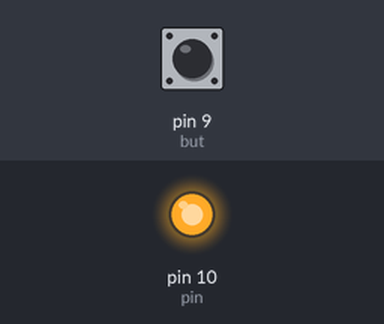
Bench run of a sketch on a simulated Arduino Uno, built with avr-gcc and run on an emulated ATmega328P. Shown: output pins drawn as LEDs (lit = HIGH). Dashed ring = blinking. The inputs (shaded band) are chosen by the test bench; at power-on: pin 9 (but) LOW.

Above: at 1.2 s.
1.3 s: pin 9 (but) pulled HIGH for 1 s
At 1.55 s:
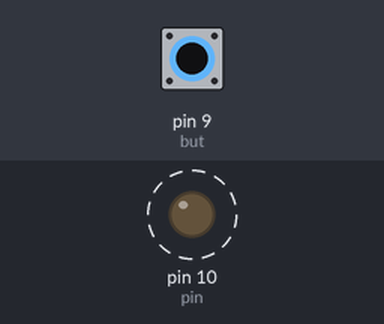
4.3 s: pin 9 (but) pulled HIGH for 3.2 s
At 8.0 s:
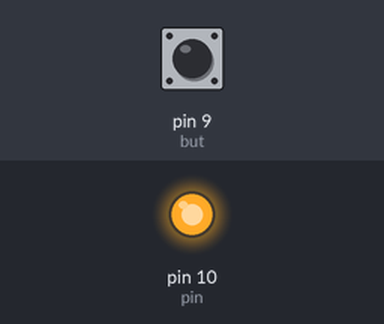
Timing chart, 0 to 9.5 s (numbered marks = the images above; inputs shaded):
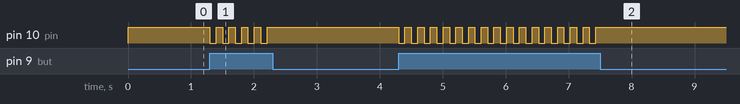

Measured:
- after the input at 1.3 s, pin 10 (pin): alternates HIGH for 0.10 s and LOW for 0.10 s, 10 changes in all, then stays HIGH, starting at once
- after the input at 4.3 s, pin 10 (pin): alternates HIGH for 0.10 s and LOW for 0.10 s, 32 changes in all, then stays HIGH, starting at once

The sketch:

e1.ino
```cpp
//turning led on and off with a button
const int pin=10;
const int but=9;
bool press=true;
unsigned long Time;
void setup() {
  pinMode(pin, OUTPUT);
  pinMode(but, INPUT);

}

void loop() {

  if(press==true)
  {
    digitalWrite(pin, HIGH);
  }
  if(press==false)
  {
    digitalWrite(pin, LOW);
  }
  if(Time+100<millis())
  {
    if(digitalRead(but)==HIGH)
    {
      press=!press;
      Time = millis();
    }
  }
}
```
